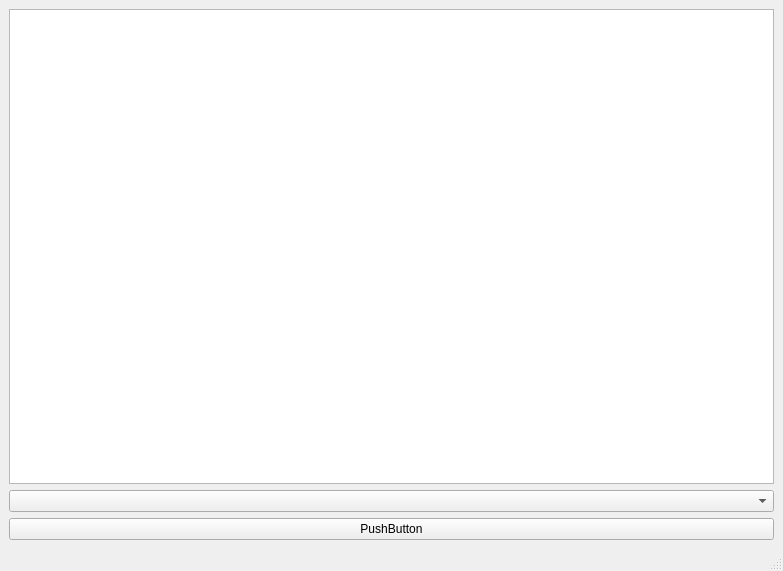
<?xml version="1.0" encoding="UTF-8"?>
<ui version="4.0">
 <class>MainWindow</class>
 <widget class="QMainWindow" name="MainWindow">
  <property name="geometry">
   <rect>
    <x>0</x>
    <y>0</y>
    <width>783</width>
    <height>571</height>
   </rect>
  </property>
  <property name="windowTitle">
   <string>MainWindow</string>
  </property>
  <widget class="QWidget" name="centralwidget">
   <layout class="QVBoxLayout" name="verticalLayout_2">
    <item>
     <layout class="QVBoxLayout" name="verticalLayout">
      <item>
       <widget class="QListWidget" name="listWidget"/>
      </item>
      <item>
       <widget class="QComboBox" name="comboBox"/>
      </item>
      <item>
       <widget class="QPushButton" name="pushButton">
        <property name="text">
         <string>PushButton</string>
        </property>
       </widget>
      </item>
     </layout>
    </item>
   </layout>
  </widget>
  <widget class="QMenuBar" name="menubar">
   <property name="geometry">
    <rect>
     <x>0</x>
     <y>0</y>
     <width>783</width>
     <height>21</height>
    </rect>
   </property>
  </widget>
  <widget class="QStatusBar" name="statusbar"/>
 </widget>
 <resources/>
 <connections/>
</ui>
